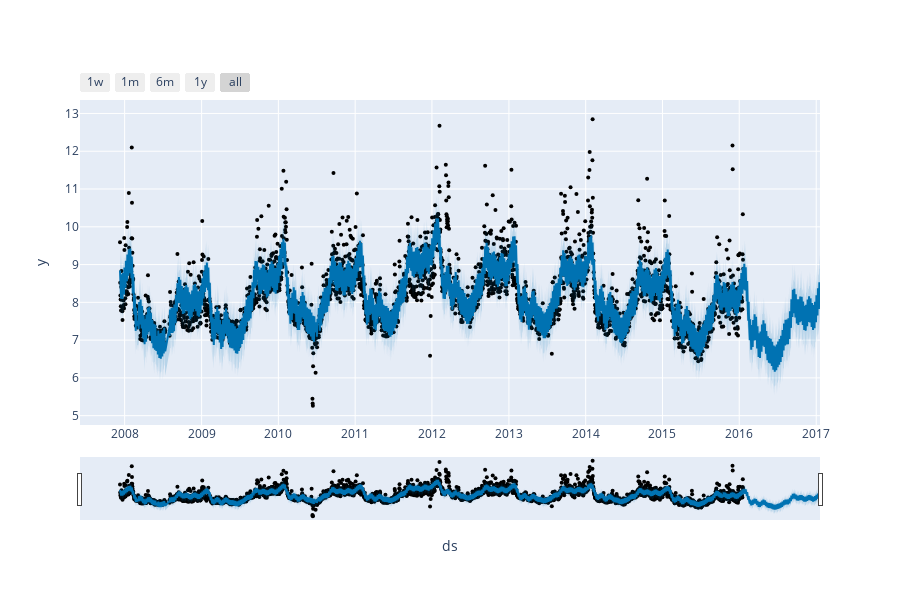

The cell this chart's notebook holds for it:
### Code cell
plot_plotly(pred_model, forecast)

### Figure 1 — Plotly figure (JSON) as saved in the notebook; plotly's stock layout.template omitted (floating-point values rounded to 4 significant figures; data arrays with more than 128 entries replaced by an {"elided": "..."} marker saying what was removed)
{"data": [{"marker": {"color": "black", "size": 4}, "mode": "markers", "name": "Actual", "type": "scatter", "x": {"elided": "2905 str values"}, "y": {"elided": "2905 float values"}}, {"hoverinfo": "skip", "line": {"width": 0}, "mode": "lines", "type": "scatter", "x": {"elided": "3270 str values"}, "y": {"elided": "3270 float values"}}, {"fill": "tonexty", "fillcolor": "rgba(0, 114, 178, 0.2)", "line": {"color": "#0072B2", "width": 2}, "mode": "lines", "name": "Predicted", "type": "scatter", "x": {"elided": "3270 str values"}, "y": {"elided": "3270 float values"}}, {"fill": "tonexty", "fillcolor": "rgba(0, 114, 178, 0.2)", "hoverinfo": "skip", "line": {"width": 0}, "mode": "lines", "type": "scatter", "x": {"elided": "3270 str values"}, "y": {"elided": "3270 float values"}}], "layout": {"height": 600, "showlegend": false, "width": 900, "xaxis": {"rangeselector": {"buttons": [{"count": 7, "label": "1w", "step": "day", "stepmode": "backward"}, {"count": 1, "label": "1m", "step": "month", "stepmode": "backward"}, {"count": 6, "label": "6m", "step": "month", "stepmode": "backward"}, {"count": 1, "label": "1y", "step": "year", "stepmode": "backward"}, {"step": "all"}]}, "rangeslider": {"visible": true}, "title": {"text": "ds"}, "type": "date"}, "yaxis": {"title": {"text": "y"}}}}
